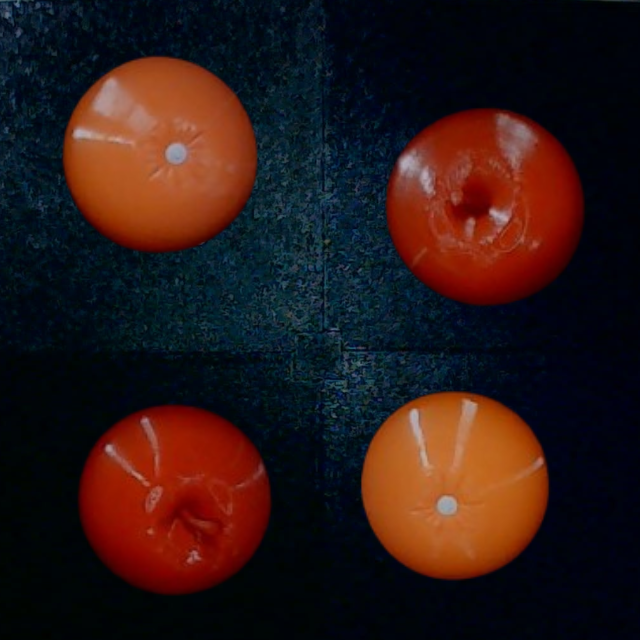
#> input picture Apples and Oranges Dataset/Apples and Oranges  (1).png, 640 x 640 px; its folder holds only this picture in this run
$ python -i marker_zone.py   (imports and definitions only)
#> lines starting #> are read from the running program, lines starting #| are printed output that depends on the picture
#> further down, picture is the input picture: shape (640, 640, 3); mean B, G, R 23.2, 24.3, 43.9
"""
ArUco-based dynamic detection zone — Apples & Oranges sorter.

Print zone_markers.png and place one marker at each corner of the platform:
    Marker ID 0 -> Top-Left      Marker ID 1 -> Top-Right
    Marker ID 3 -> Bot-Left      Marker ID 2 -> Bot-Right

The camera auto-detects the markers every few frames and computes the zone
polygon + homography, correcting for camera angle/position automatically.
The platform is divided into a 2x2 grid (S1 S2 / S3 S4); each segment's
center in canonical space corresponds to the physical white dot, so pick
points stay aligned even when the camera moves.

Generate printable markers (run once):
    python marker_zone.py
"""
import cv2
import numpy as np

ZONE_MARKER_IDS = [0, 1, 2, 3]
_DICT_ID = cv2.aruco.DICT_4X4_50

# Canonical rectangle for perspective mapping. 2x2 grid -> 150x150 cells.
_CANON_W, _CANON_H = 300, 300
_GRID_COLS, _GRID_ROWS = 2, 2

# S1 | S2
# S3 | S4
SEGMENT_LABELS = [f"S{r * _GRID_COLS + c + 1}"
                  for r in range(_GRID_ROWS) for c in range(_GRID_COLS)]


def _check_aruco():
    if not hasattr(cv2, "aruco"):
        raise ImportError(
            "OpenCV ArUco module not found.\n"
            "Install: pip install opencv-contrib-python\n"
            "(uninstall opencv-python first if installed)")


def _get_dict():
    _check_aruco()
    try:
        return cv2.aruco.getPredefinedDictionary(_DICT_ID)
    except AttributeError:
        return cv2.aruco.Dictionary_get(_DICT_ID)  # old API


def _tuned_params(params):
    """Settings that help with dark, noisy, low-res, or tightly-cut markers."""
    params.adaptiveThreshWinSizeMin = 3
    params.adaptiveThreshWinSizeMax = 45
    params.adaptiveThreshWinSizeStep = 4
    params.minMarkerPerimeterRate = 0.015   # allow small markers in frame
    params.maxErroneousBitsInBorderRate = 0.6
    params.errorCorrectionRate = 0.8
    try:
        params.detectInvertedMarker = True  # tolerate inverted prints
    except AttributeError:
        pass
    try:
        # subpixel corners stabilize the homography on noisy feeds
        params.cornerRefinementMethod = cv2.aruco.CORNER_REFINE_SUBPIX
    except AttributeError:
        pass
    return params


def _make_detector():
    d = _get_dict()
    try:
        params = _tuned_params(cv2.aruco.DetectorParameters())
        return cv2.aruco.ArucoDetector(d, params)
    except AttributeError:
        return None  # old API — standalone detectMarkers


_CLAHE = None


def _detect_markers(frame, detector):
    """Return {marker_id: center(x, y)} for all zone markers found.
    Tries the raw gray frame first, then a CLAHE contrast-boosted version
    (rescues dark / noisy / low-light feeds)."""
    global _CLAHE
    gray = cv2.cvtColor(frame, cv2.COLOR_BGR2GRAY)
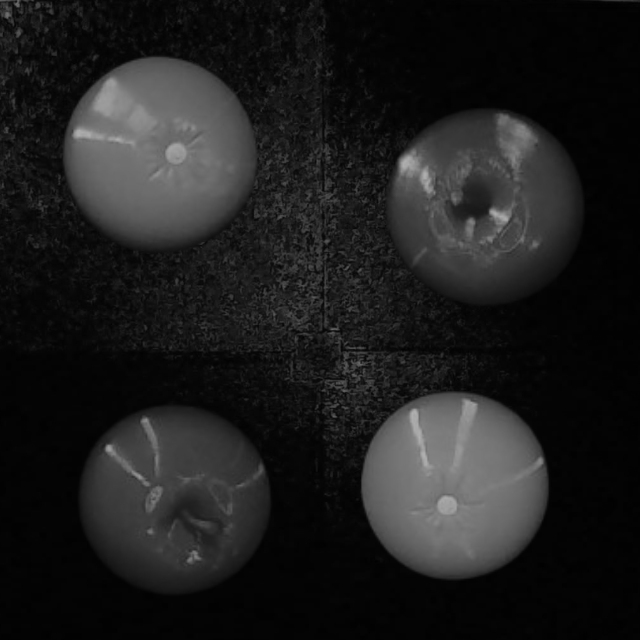
#> gray: shape (640, 640); min 1, max 177, mean 30
    if _CLAHE is None:
        _CLAHE = cv2.createCLAHE(clipLimit=3.0, tileGridSize=(8, 8))

    def run(img):
        if detector is not None:
            corners, ids, _ = detector.detectMarkers(img)
#> corners = (); ids = None
        else:
            d = _get_dict()
            params = _tuned_params(cv2.aruco.DetectorParameters_create())
            corners, ids, _ = cv2.aruco.detectMarkers(img, d, parameters=params)
        out = {}
        if ids is not None:
            for i, mid in enumerate(ids.flatten()):
                if int(mid) in ZONE_MARKER_IDS:
                    out[int(mid)] = corners[i][0].mean(axis=0)
        return out

    found = run(gray)
#> found = 0 items
    if len(found) < 4:                        # retry on contrast-boosted frame
        boosted = _CLAHE.apply(cv2.GaussianBlur(gray, (3, 3), 0))
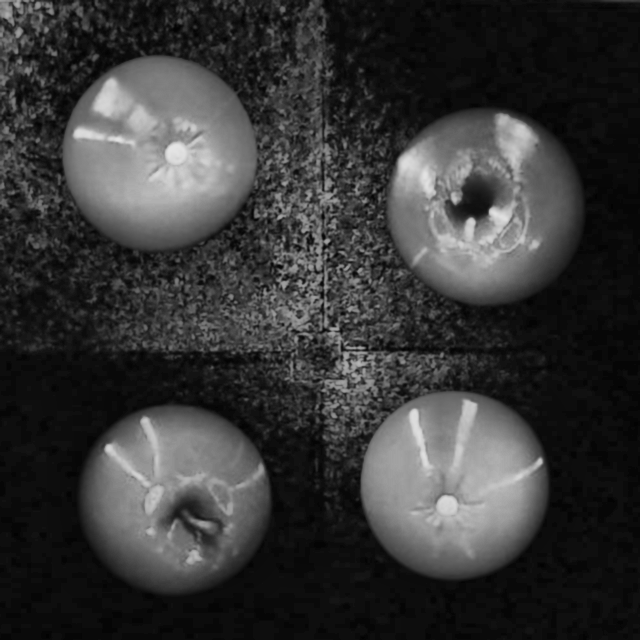
#> boosted: shape (640, 640); min 2, max 228, mean 55.1
        for mid, c in run(boosted).items():
            found.setdefault(mid, c)
#> this loop made 0 passes
    return found


class MarkerZone:
    """
    Tracks 4 ArUco markers, maintains zone polygon + homography, and maps
    points to 2x2 grid segments.

    Usage:
        zone = MarkerZone()
        zone.update(frame)                 # every frame (throttled inside)
        seg = zone.segment_of_point(x, y)  # 'S1'..'S4' or None
        cx, cy = zone.segment_center('S1') # pixel coords of the white dot
        zone.draw_overlay(frame)
    """

    def __init__(self, update_every: int = 15):
        self._detector = _make_detector()
        self.zone_poly = None      # np.float32 (4,2): TL TR BR BL
        self._H = None             # frame -> canonical
        self._H_inv = None         # canonical -> frame
        self.update_every = update_every
        self._tick = 0
        self._markers = {}
        self.status = "PLACE MARKERS"

    # ------------------------------------------------------------------ core
    def update(self, frame):
        self._tick += 1
        if self._tick % self.update_every != 0 and self.zone_poly is not None:
            return self.zone_poly
        found = _detect_markers(frame, self._detector)
#> found = 0 items
        self._markers = found
#> self._markers = 0 items
        if all(mid in found for mid in ZONE_MARKER_IDS):
            self.zone_poly = np.array(
                [found[0], found[1], found[2], found[3]], dtype=np.float32)
            dst = np.array([[0, 0], [_CANON_W, 0],
                            [_CANON_W, _CANON_H], [0, _CANON_H]],
                           dtype=np.float32)
            self._H = cv2.getPerspectiveTransform(self.zone_poly, dst)
            self._H_inv = np.linalg.inv(self._H)
            self.status = "ZONE LOCKED"
        else:
            n = len(found)
#> n = 0
            if self.zone_poly is not None:
                self.status = f"ZONE LOCKED (re-scanning {n}/4)"
            else:
                self.status = f"CALIBRATING ({n}/4 markers)" if n else "PLACE MARKERS"
#> self.status = 'PLACE MARKERS'
        return self.zone_poly

    @property
    def locked(self) -> bool:
        return self.zone_poly is not None

    # [116 lines left out: functions point_in_zone, _to_canonical, _to_frame, segment_of_point, segment_center, draw_overlay and 1 more, not called in this run]


# [7 lines not run here, left out]

>>> import cv2
>>> picture = cv2.imread('Apples and Oranges Dataset/Apples and Oranges  (1).png')
>>> result = MarkerZone().update(picture)

$ run again, on Apples and Oranges Dataset/Apples and Oranges  (10).png
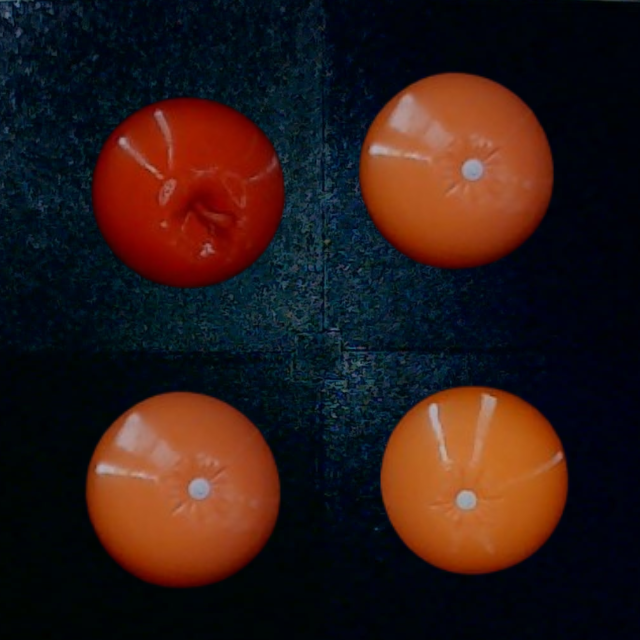
#> input picture Apples and Oranges Dataset/Apples and Oranges  (10).png, 640 x 640 px
#> picture is the input picture: shape (640, 640, 3); mean B, G, R 24.3, 26.9, 45.5
#> in _detect_markers, `gray = cv2.cvtColor(frame, cv2.COLOR_BGR2GRAY)`:
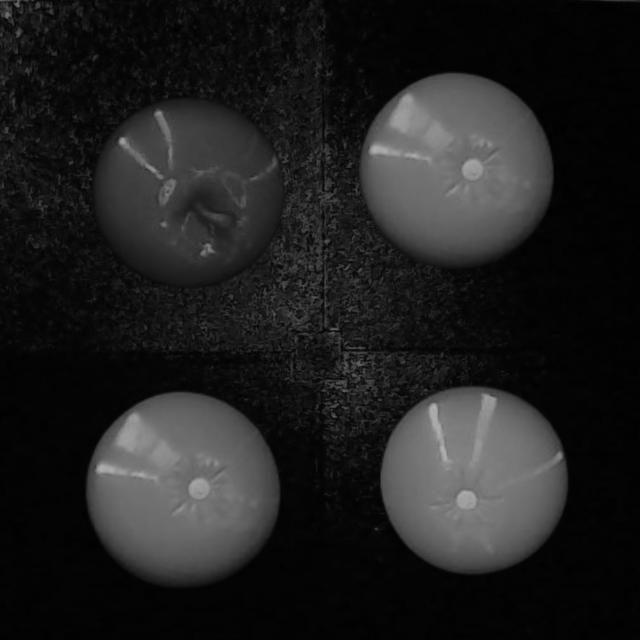
#> gray: shape (640, 640); min 1, max 177, mean 32.1
#> corners = (); ids = None
#> in _detect_markers, `found = run(gray)`: found = 0 items
#> in _detect_markers, `boosted = _CLAHE.apply(cv2.GaussianBlur(gray, (3, 3), 0))`:
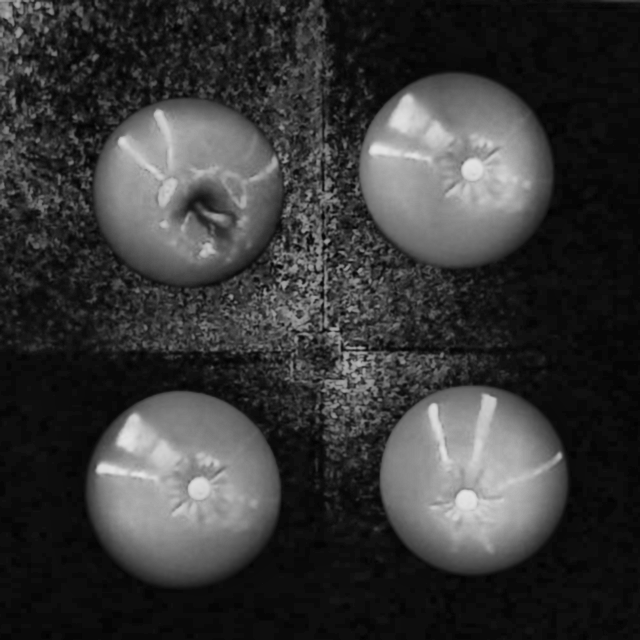
#> boosted: shape (640, 640); min 2, max 229, mean 56.2
#> n = 0
#> self.status = 'PLACE MARKERS'
